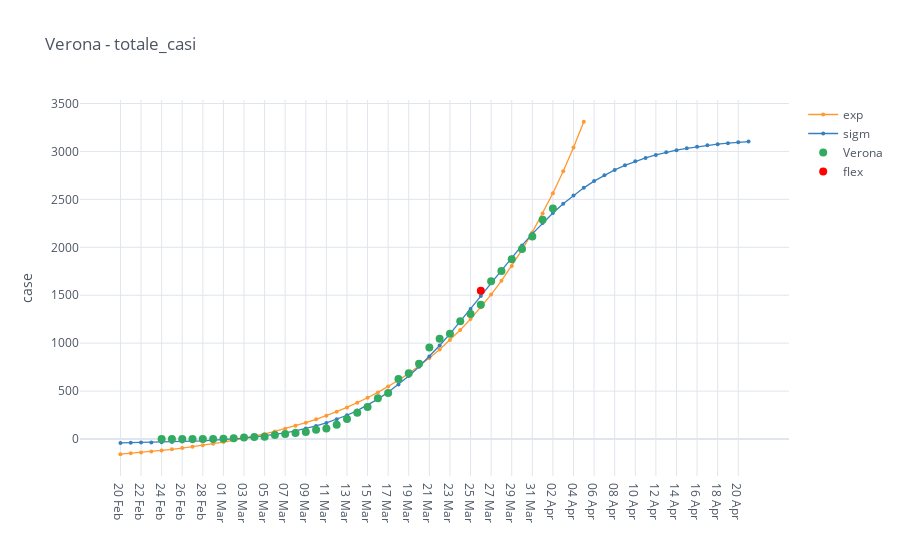

Notebook code for this chart:
### Code cell
%load_ext autoreload
%autoreload 2
import cufflinks as cf
cf.go_offline()
cf.set_config_file(offline=False, world_readable=True)
import mytools.plot as mpl
import mytools.dataio as io

province = 'Verona'
category = 'totale_casi'

provinces = io.italy_load_provinces([province])

intensive = io.italy_provinces_filter_by_category(provinces, category)

mpl.iplot_analysis_plot(intensive, title=province+' - '+category, log_fitting=False)

### Figure 1 — Plotly figure (JSON) as saved in the notebook; plotly's stock layout.template omitted (floating-point values rounded to 4 significant figures)
{"data": [{"line": {"color": "rgba(255, 153, 51, 1.0)", "dash": "solid", "shape": "linear", "width": 1.3}, "marker": {"size": 4, "symbol": "circle"}, "mode": "lines+markers", "name": "exp", "text": "", "type": "scatter", "x": ["20 Feb", "21 Feb", "22 Feb", "23 Feb", "24 Feb", "25 Feb", "26 Feb", "27 Feb", "28 Feb", "29 Feb", "01 Mar", "02 Mar", "03 Mar", "04 Mar", "05 Mar", "06 Mar", "07 Mar", "08 Mar", "09 Mar", "10 Mar", "11 Mar", "12 Mar", "13 Mar", "14 Mar", "15 Mar", "16 Mar", "17 Mar", "18 Mar", "19 Mar", "20 Mar", "21 Mar", "22 Mar", "23 Mar", "24 Mar", "25 Mar", "26 Mar", "27 Mar", "28 Mar", "29 Mar", "30 Mar", "31 Mar", "01 Apr", "02 Apr", "03 Apr", "04 Apr", "05 Apr", "06 Apr", "07 Apr", "08 Apr", "09 Apr", "10 Apr", "11 Apr", "12 Apr", "13 Apr", "14 Apr", "15 Apr", "16 Apr", "17 Apr", "18 Apr", "19 Apr", "20 Apr", "21 Apr"], "y": [-158.2, -149.6, -140.2, -130.0, -119.0, -107.2, -94.36, -80.5, -65.52, -49.32, -31.8, -12.87, 7.597, 29.72, 53.65, 79.51, 107.5, 137.7, 170.4, 205.7, 243.9, 285.1, 329.8, 378.0, 430.2, 486.6, 547.5, 613.4, 684.7, 761.7, 844.9, 934.9, 1032.0, 1137.0, 1251.0, 1374.0, 1507.0, 1651.0, 1806.0, 1974.0, 2155.0, 2352.0, 2564.0, 2793.0, 3041.0, 3309.0, "", "", "", "", "", "", "", "", "", "", "", "", "", "", "", ""]}, {"line": {"color": "rgba(55, 128, 191, 1.0)", "dash": "solid", "shape": "linear", "width": 1.3}, "marker": {"size": 4, "symbol": "circle"}, "mode": "lines+markers", "name": "sigm", "text": "", "type": "scatter", "x": ["20 Feb", "21 Feb", "22 Feb", "23 Feb", "24 Feb", "25 Feb", "26 Feb", "27 Feb", "28 Feb", "29 Feb", "01 Mar", "02 Mar", "03 Mar", "04 Mar", "05 Mar", "06 Mar", "07 Mar", "08 Mar", "09 Mar", "10 Mar", "11 Mar", "12 Mar", "13 Mar", "14 Mar", "15 Mar", "16 Mar", "17 Mar", "18 Mar", "19 Mar", "20 Mar", "21 Mar", "22 Mar", "23 Mar", "24 Mar", "25 Mar", "26 Mar", "27 Mar", "28 Mar", "29 Mar", "30 Mar", "31 Mar", "01 Apr", "02 Apr", "03 Apr", "04 Apr", "05 Apr", "06 Apr", "07 Apr", "08 Apr", "09 Apr", "10 Apr", "11 Apr", "12 Apr", "13 Apr", "14 Apr", "15 Apr", "16 Apr", "17 Apr", "18 Apr", "19 Apr", "20 Apr", "21 Apr"], "y": [-40.44, -39.01, -37.32, -35.31, -32.94, -30.13, -26.81, -22.88, -18.24, -12.76, -6.28, 1.362, 10.37, 20.99, 33.47, 48.15, 65.36, 85.51, 109.1, 136.5, 168.4, 205.4, 248.0, 296.9, 352.8, 416.3, 487.9, 568.0, 657.0, 754.8, 861.2, 975.6, 1097.0, 1225.0, 1357.0, 1492.0, 1627.0, 1761.0, 1893.0, 2019.0, 2140.0, 2253.0, 2358.0, 2454.0, 2542.0, 2620.0, 2690.0, 2752.0, 2807.0, 2855.0, 2897.0, 2933.0, 2964.0, 2990.0, 3013.0, 3033.0, 3050.0, 3064.0, 3076.0, 3086.0, 3095.0, 3103.0]}, {"line": {"color": "rgba(50, 171, 96, 1.0)", "dash": "solid", "shape": "linear", "width": 1.3}, "marker": {"size": 8, "symbol": "circle"}, "mode": "markers", "name": "Verona", "text": "", "type": "scatter", "x": ["20 Feb", "21 Feb", "22 Feb", "23 Feb", "24 Feb", "25 Feb", "26 Feb", "27 Feb", "28 Feb", "29 Feb", "01 Mar", "02 Mar", "03 Mar", "04 Mar", "05 Mar", "06 Mar", "07 Mar", "08 Mar", "09 Mar", "10 Mar", "11 Mar", "12 Mar", "13 Mar", "14 Mar", "15 Mar", "16 Mar", "17 Mar", "18 Mar", "19 Mar", "20 Mar", "21 Mar", "22 Mar", "23 Mar", "24 Mar", "25 Mar", "26 Mar", "27 Mar", "28 Mar", "29 Mar", "30 Mar", "31 Mar", "01 Apr", "02 Apr", "03 Apr", "04 Apr", "05 Apr", "06 Apr", "07 Apr", "08 Apr", "09 Apr", "10 Apr", "11 Apr", "12 Apr", "13 Apr", "14 Apr", "15 Apr", "16 Apr", "17 Apr", "18 Apr", "19 Apr", "20 Apr", "21 Apr"], "y": ["", "", "", "", 0.0, 0.0, 0.0, 0.0, 0.0, 0.0, 2.0, 8.0, 17.0, 21.0, 25.0, 42.0, 52.0, 63.0, 73.0, 96.0, 110.0, 150.0, 210.0, 275.0, 335.0, 425.0, 481.0, 626.0, 686.0, 784.0, 954.0, 1046.0, 1099.0, 1228.0, 1304.0, 1402.0, 1645.0, 1754.0, 1876.0, 1982.0, 2112.0, 2287.0, 2405.0, "", "", "", "", "", "", "", "", "", "", "", "", "", "", "", "", "", "", ""]}, {"marker": {"color": "rgba(255, 0, 0, 125)", "size": 8}, "mode": "markers", "name": "flex", "type": "scatter", "x": ["26 Mar"], "y": [1548.0]}], "layout": {"legend": {"bgcolor": "#FFFFFF", "font": {"color": "#4D5663"}}, "paper_bgcolor": "#FFFFFF", "plot_bgcolor": "#FFFFFF", "title": {"font": {"color": "#4D5663"}, "text": "Verona - totale_casi"}, "xaxis": {"gridcolor": "#E1E5ED", "showgrid": true, "tickfont": {"color": "#4D5663"}, "title": {"font": {"color": "#4D5663"}, "text": ""}, "zerolinecolor": "#E1E5ED"}, "yaxis": {"gridcolor": "#E1E5ED", "showgrid": true, "tickfont": {"color": "#4D5663"}, "title": {"font": {"color": "#4D5663"}, "text": "case"}, "zerolinecolor": "#E1E5ED"}}}
